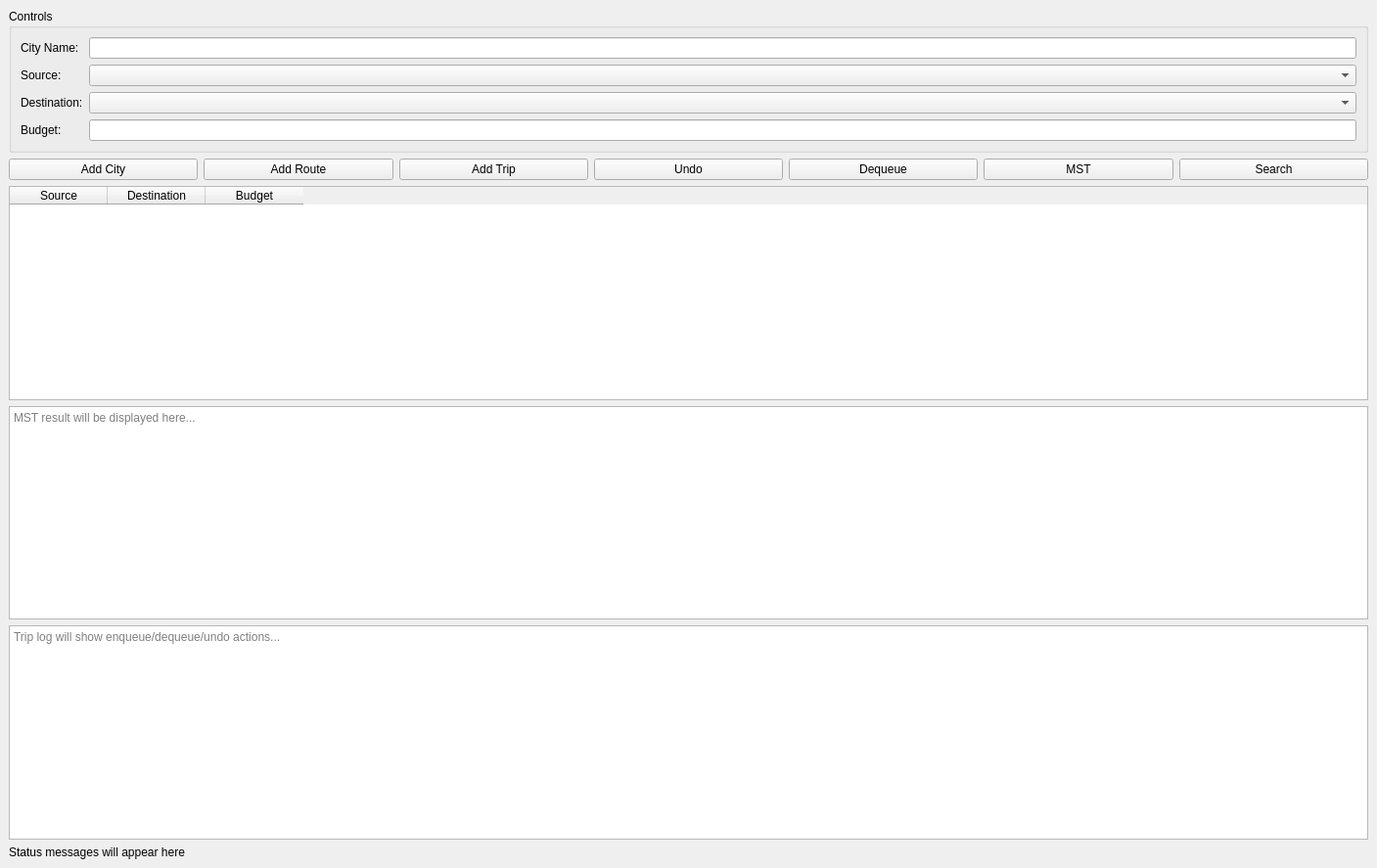
<?xml version="1.0" encoding="UTF-8"?>
<ui version="4.0">
 <class>MainWindow</class>
 <widget class="QMainWindow" name="MainWindow">
  <property name="geometry">
   <rect>
    <x>0</x>
    <y>0</y>
    <width>1407</width>
    <height>887</height>
   </rect>
  </property>
  <widget class="QWidget" name="centralwidget">
   <layout class="QVBoxLayout" name="verticalLayout">
    <item>
     <widget class="QGroupBox" name="controlsGroup">
      <property name="title">
       <string>Controls</string>
      </property>
      <layout class="QFormLayout" name="formLayout">
       <item row="0" column="0">
        <widget class="QLabel" name="cityNameLabel">
         <property name="text">
          <string>City Name:</string>
         </property>
        </widget>
       </item>
       <item row="0" column="1">
        <widget class="QLineEdit" name="cityNameInput"/>
       </item>
       <item row="1" column="0">
        <widget class="QLabel" name="srcLabel">
         <property name="text">
          <string>Source:</string>
         </property>
        </widget>
       </item>
       <item row="1" column="1">
        <widget class="QComboBox" name="srcDropdown"/>
       </item>
       <item row="2" column="0">
        <widget class="QLabel" name="destLabel">
         <property name="text">
          <string>Destination:</string>
         </property>
        </widget>
       </item>
       <item row="2" column="1">
        <widget class="QComboBox" name="destDropdown"/>
       </item>
       <item row="3" column="0">
        <widget class="QLabel" name="budgetLabel">
         <property name="text">
          <string>Budget:</string>
         </property>
        </widget>
       </item>
       <item row="3" column="1">
        <widget class="QLineEdit" name="budgetInput"/>
       </item>
      </layout>
     </widget>
    </item>
    <item>
     <layout class="QHBoxLayout" name="buttonLayout">
      <item>
       <widget class="QPushButton" name="addCityButton">
        <property name="text">
         <string>Add City</string>
        </property>
       </widget>
      </item>
      <item>
       <widget class="QPushButton" name="addRouteButton">
        <property name="text">
         <string>Add Route</string>
        </property>
       </widget>
      </item>
      <item>
       <widget class="QPushButton" name="addTripButton">
        <property name="text">
         <string>Add Trip</string>
        </property>
       </widget>
      </item>
      <item>
       <widget class="QPushButton" name="undoButton">
        <property name="text">
         <string>Undo</string>
        </property>
       </widget>
      </item>
      <item>
       <widget class="QPushButton" name="dequeueButton">
        <property name="text">
         <string>Dequeue</string>
        </property>
       </widget>
      </item>
      <item>
       <widget class="QPushButton" name="mstButton">
        <property name="text">
         <string>MST</string>
        </property>
       </widget>
      </item>
      <item>
       <widget class="QPushButton" name="searchButton">
        <property name="text">
         <string>Search</string>
        </property>
       </widget>
      </item>
     </layout>
    </item>
    <item>
     <widget class="QTableWidget" name="tripTable">
      <column>
       <property name="text">
        <string>Source</string>
       </property>
      </column>
      <column>
       <property name="text">
        <string>Destination</string>
       </property>
      </column>
      <column>
       <property name="text">
        <string>Budget</string>
       </property>
      </column>
     </widget>
    </item>
    <item>
     <widget class="QTextEdit" name="pathDisplay">
      <property name="placeholderText">
       <string>MST result will be displayed here...</string>
      </property>
     </widget>
    </item>
    <item>
     <widget class="QTextEdit" name="tripLog">
      <property name="placeholderText">
       <string>Trip log will show enqueue/dequeue/undo actions...</string>
      </property>
     </widget>
    </item>
    <item>
     <widget class="QLabel" name="statusLabel">
      <property name="text">
       <string>Status messages will appear here</string>
      </property>
     </widget>
    </item>
   </layout>
  </widget>
 </widget>
 <resources/>
 <connections/>
</ui>
